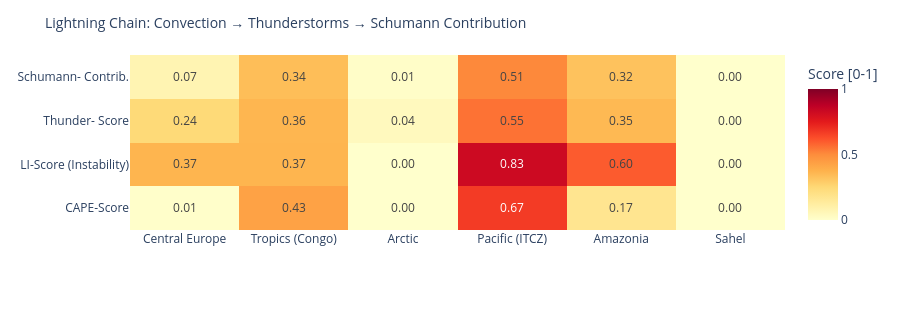

The cell this chart's notebook holds for it:
### Code cell
# ============================================================
# LIGHTNING CHAIN: Convection → Thunderstorms → Schumann
# Shows the causal chain per measurement point as heatmap
# ============================================================

def cape_score(v):
    """CAPE → normalized score [0,1]"""
    if v is None or pd.isna(v): return 0.0
    return min(1.0, float(v) / 3000)

def li_score(v):
    """Lifted Index: negative = unstable → score [0,1]"""
    if v is None or pd.isna(v): return 0.3
    return min(1.0, max(0.0, (-float(v) + 6) / 12))

def cloud_score(v):
    if v is None or pd.isna(v): return 0.3
    return float(v) / 100

def thunder_score(row):
    """Kombinierter Gewitterwahrscheinlichkeits-Score
    CAPE + LI + Bedeckung + WMO-Gewitter + konvektiver Niederschlag (showers)
    Hinweis: X-Ray und Kp sind kein Bestandteil – nur geomagn./solarer Kontext.
    """
    cs = cape_score(row.get('cape'))
    ls = li_score(row.get('li'))
    cl = cloud_score(row.get('cloud'))
    t  = 1.0 if row.get('thunderstorm') else 0.0
    # Convective precipitation (showers) as additional indicator
    sh = min(1.0, (row.get('showers') or 0) / 5.0)
    return round(cs * 0.30 + ls * 0.25 + cl * 0.15 + t * 0.20 + sh * 0.10, 3)

def schumann_contribution(t_score, lat):
    """Schumann contribution: higher in tropics (±30°), scaled by thunderstorm score"""
    lat_weight = max(0.3, 1.0 - abs(lat) / 60)
    return round(t_score * lat_weight, 3)

df_atm['cape_score']   = df_atm.apply(lambda r: cape_score(r['cape']), axis=1)
df_atm['li_score']     = df_atm.apply(lambda r: li_score(r['li']),    axis=1)
df_atm['thunder_score']= df_atm.apply(lambda r: thunder_score(r.to_dict()), axis=1)
df_atm['schumann_contribution'] = df_atm.apply(
    lambda r: schumann_contribution(r['thunder_score'], r['lat']), axis=1)

metrics = ['cape_score', 'li_score', 'thunder_score', 'schumann_contribution']
labels  = ['CAPE-Score', 'LI-Score\n(Instability)', 'Thunder-\nScore', 'Schumann-\nContrib.']
z_data  = [df_atm[m].tolist() for m in metrics]

fig = go.Figure(go.Heatmap(
    z=z_data,
    x=df_atm['point'].tolist(),
    y=labels,
    colorscale='YlOrRd',
    zmin=0, zmax=1,
    text=[[f'{v:.2f}' for v in row] for row in z_data],
    texttemplate='%{text}', textfont=dict(size=12),
    colorbar=dict(title='Score [0-1]')
))
fig.update_layout(
    title=dict(text='Lightning Chain: Convection → Thunderstorms → Schumann Contribution', font=dict(size=14)),
    height=310,
    plot_bgcolor='rgba(0,0,0,0)', paper_bgcolor='rgba(0,0,0,0)',
    margin=dict(l=130, r=80, t=55, b=80)
)
fig.show()

### Figure 1 — Plotly figure (JSON) as saved in the notebook; plotly's stock layout.template omitted (floating-point values rounded to 4 significant figures)
{"data": [{"colorbar": {"title": {"text": "Score [0-1]"}}, "colorscale": [[0.0, "rgb(255,255,204)"], [0.125, "rgb(255,237,160)"], [0.25, "rgb(254,217,118)"], [0.375, "rgb(254,178,76)"], [0.5, "rgb(253,141,60)"], [0.625, "rgb(252,78,42)"], [0.75, "rgb(227,26,28)"], [0.875, "rgb(189,0,38)"], [1.0, "rgb(128,0,38)"]], "text": [["0.01", "0.43", "0.00", "0.67", "0.17", "0.00"], ["0.37", "0.37", "0.00", "0.83", "0.60", "0.00"], ["0.24", "0.36", "0.04", "0.55", "0.35", "0.00"], ["0.07", "0.34", "0.01", "0.51", "0.32", "0.00"]], "textfont": {"size": 12}, "texttemplate": "%{text}", "type": "heatmap", "x": ["Central Europe", "Tropics (Congo)", "Arctic", "Pacific (ITCZ)", "Amazonia", "Sahel"], "y": ["CAPE-Score", "LI-Score\n(Instability)", "Thunder-\nScore", "Schumann-\nContrib."], "z": [[0.006667, 0.43, 0.0, 0.67, 0.1733, 0.0], [0.3667, 0.3667, 0.0, 0.825, 0.6, 0.0], [0.244, 0.362, 0.039, 0.553, 0.354, 0.0], [0.073, 0.338, 0.012, 0.507, 0.324, 0.0]], "zmax": 1, "zmin": 0}], "layout": {"height": 310, "margin": {"b": 80, "l": 130, "r": 80, "t": 55}, "paper_bgcolor": "rgba(0,0,0,0)", "plot_bgcolor": "rgba(0,0,0,0)", "title": {"font": {"size": 14}, "text": "Lightning Chain: Convection → Thunderstorms → Schumann Contribution"}}}
